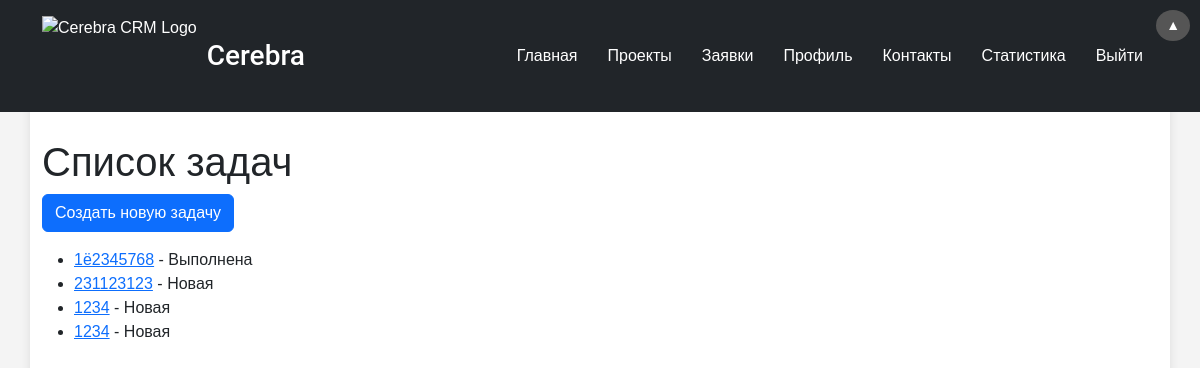
The page /tectasks/tectasks/ (signed in) on the database its author committed.
### tectasks/models.py (models this page shows, shortened)
class Tectask(models.Model):
    STATUS_CHOICES = [
        ('new', 'Новая'),
        ('in_progress', 'В процессе'),
        ('extension_requested', 'Запрос на продление'),
        ('done', 'Выполнена'),
        ('completed', 'Завершена'),
        ('in_revision', 'Отправлена на доработку'),
    ]
    title = models.CharField(max_length=255, verbose_name="Название задачи")
    description = models.TextField(verbose_name="Описание задачи", blank=True, null=True)
    author = models.ForeignKey(User, on_delete=models.CASCADE, related_name='created_tectasks', verbose_name="Автор задачи", null=True, blank=True)
    assignee = models.ForeignKey(User, on_delete=models.CASCADE, related_name='assigned_tectasks', verbose_name="Исполнитель", null=True, blank=True)
    observer = models.ForeignKey(User, on_delete=models.SET_NULL, null=True, blank=True, related_name='observed_tectasks', verbose_name="Наблюдатель")
    status = models.CharField(max_length=20, choices=STATUS_CHOICES, verbose_name="Статус задачи", default='new')
    created_at = models.DateTimeField(auto_now_add=True, verbose_name="Дата создания")
    accepted_at = models.DateTimeField(null=True, blank=True, verbose_name="Дата принятия")
    closed_at = models.DateTimeField(null=True, blank=True, verbose_name="Дата закрытия")
    return_count = models.IntegerField(default=0, verbose_name="Количество возвратов на доработку")
    deadline = models.DateField()
    assistants = models.ManyToManyField(User, related_name="tectask_assistants", blank=True)

### tectasks/views.py (the view)
# urls.py: path('tectasks/', views.tectask_list, name='tectask_list'),
def tectask_list(request):
    user = request.user
    tectasks = Tectask.objects.filter(
        Q(assignee=user) |
        Q(author=user) |
        Q(observer=user) |
        Q(assistants=user)  # Проверяем, является ли пользователь ассистентом
    ).distinct()
    return render(request, 'tectasks/tectask_list.html', {'tectasks': tectasks})

### tectasks/templates/tectasks/tectask_list.html (shortened to what this page needs)
{% extends 'base.html' %}
{% block content %}
    <h1>Список задач</h1>
    <p><a href="{% url 'tectask_create' %}" class="btn btn-primary">Создать новую задачу</a></p>
    <ul>
        {% for tectask in tectasks %}
            <li><a href="{% url 'tectask_detail' tectask.id %}">{{ tectask.title }}</a> - {{ tectask.get_status_display }}</li>
        {% endfor %}
    </ul>
{% endblock %}

### static/css/styles.css (style rules this page uses)
body { font-family: Arial, sans-serif; background-color: #f4f4f4; height: 100%; margin: 0; padding: 0; display: flex; flex-direction: column; min-height: 100vh; }

### rows shown on the page
Tectask: title "1ё2345768", status "Выполнена"
Tectask: title "231123123", status "Новая"
Tectask: title "1234", status "Новая"
Tectask: title "1234", status "Новая"
